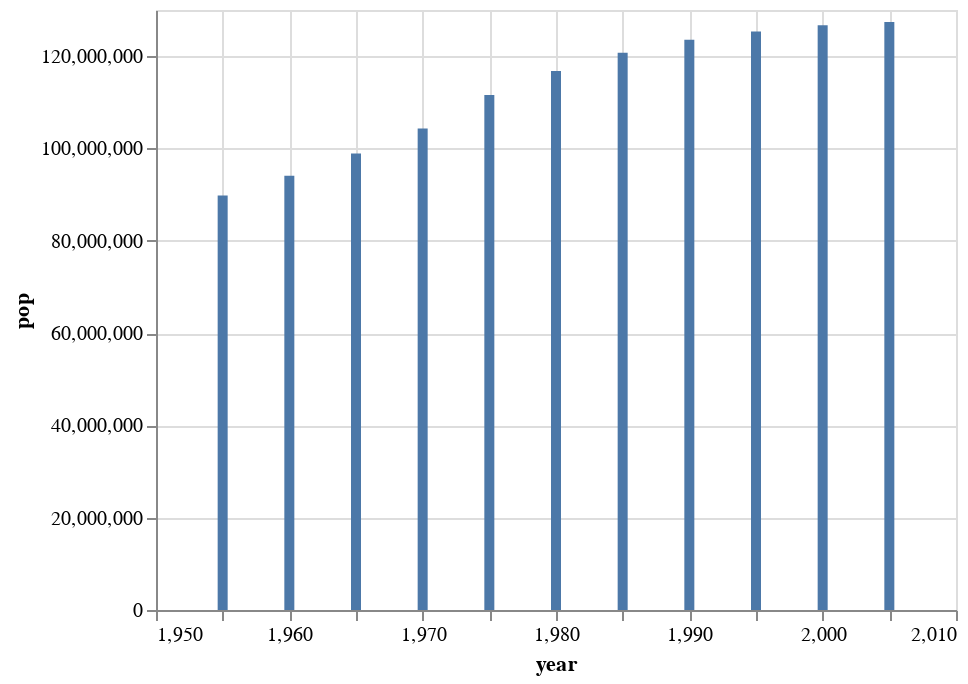

Here is the notebook cell this chart was saved with:
### Code cell
alt.Chart(mi_pais).mark_bar().encode(
    x = 'year',
    y = 'pop'
)

### Figure 1 — Vega-Lite specification as saved in the notebook (floating-point values rounded to 4 significant figures)
{"config": {"view": {"continuousWidth": 400, "continuousHeight": 300}}, "data": {"name": "data-0748c25dac0b24bdc68cdc4d27a7bb65"}, "mark": "bar", "encoding": {"x": {"field": "year", "type": "quantitative"}, "y": {"field": "pop", "type": "quantitative"}}, "$schema": "https://vega.github.io/schema/vega-lite/v4.17.0.json", "datasets": {"data-0748c25dac0b24bdc68cdc4d27a7bb65": [{"year": 1955, "country": "Japan", "cluster": 4, "pop": 89815060, "life_expect": 65.5, "fertility": 2.08}, {"year": 1960, "country": "Japan", "cluster": 4, "pop": 94091638, "life_expect": 68.73, "fertility": 2.02}, {"year": 1965, "country": "Japan", "cluster": 4, "pop": 98882534, "life_expect": 71.43, "fertility": 2.0}, {"year": 1970, "country": "Japan", "cluster": 4, "pop": 104344973, "life_expect": 73.42, "fertility": 2.07}, {"year": 1975, "country": "Japan", "cluster": 4, "pop": 111573116, "life_expect": 75.38, "fertility": 1.81}, {"year": 1980, "country": "Japan", "cluster": 4, "pop": 116807309, "life_expect": 77.11, "fertility": 1.76}, {"year": 1985, "country": "Japan", "cluster": 4, "pop": 120754335, "life_expect": 78.67, "fertility": 1.66}, {"year": 1990, "country": "Japan", "cluster": 4, "pop": 123537399, "life_expect": 79.36, "fertility": 1.49}, {"year": 1995, "country": "Japan", "cluster": 4, "pop": 125341354, "life_expect": 80.69, "fertility": 1.39}, {"year": 2000, "country": "Japan", "cluster": 4, "pop": 126699784, "life_expect": 82.0, "fertility": 1.291}, {"year": 2005, "country": "Japan", "cluster": 4, "pop": 127417244, "life_expect": 82.6, "fertility": 1.27}]}}
